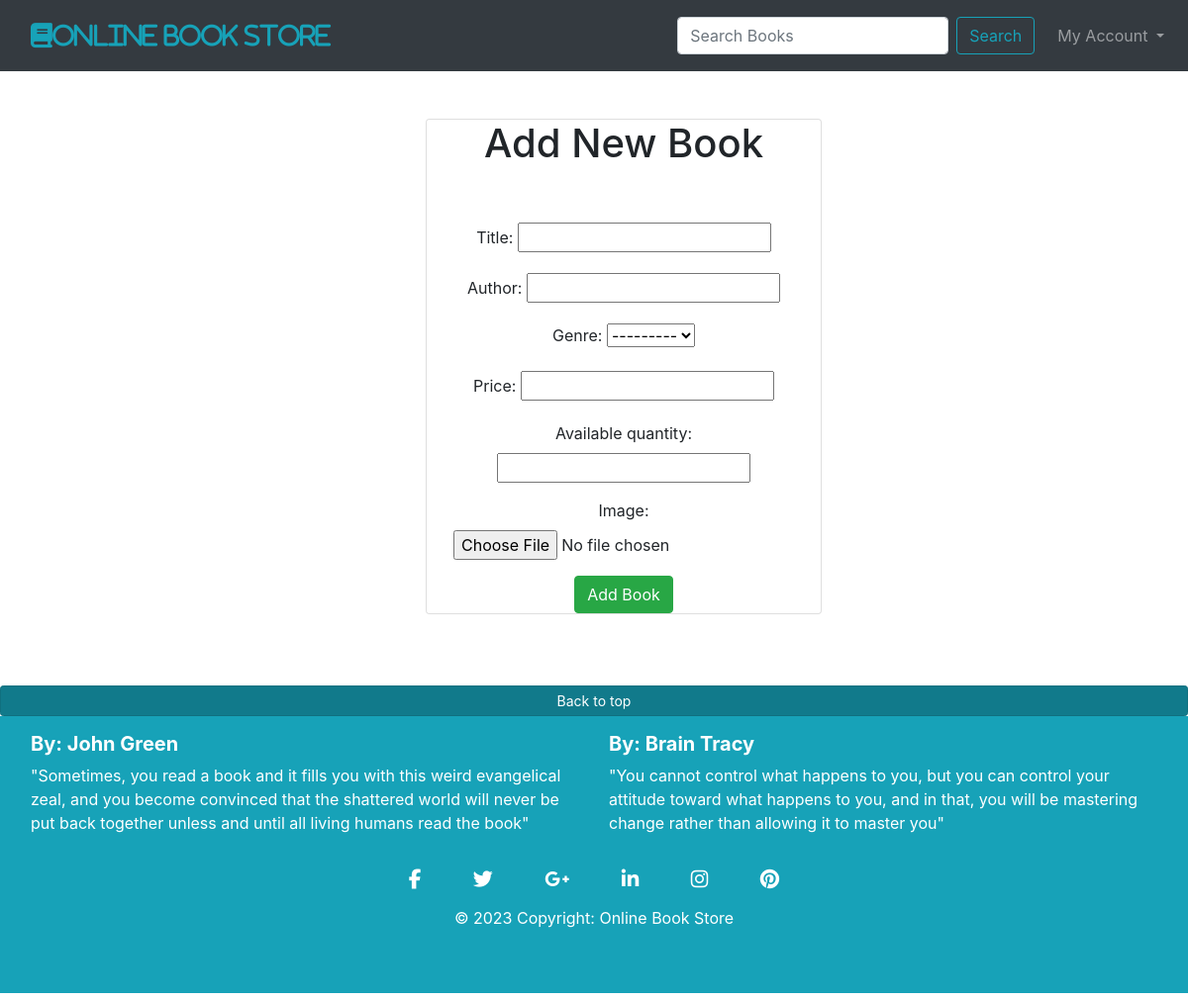
The page /addbook on the database as committed earlier.
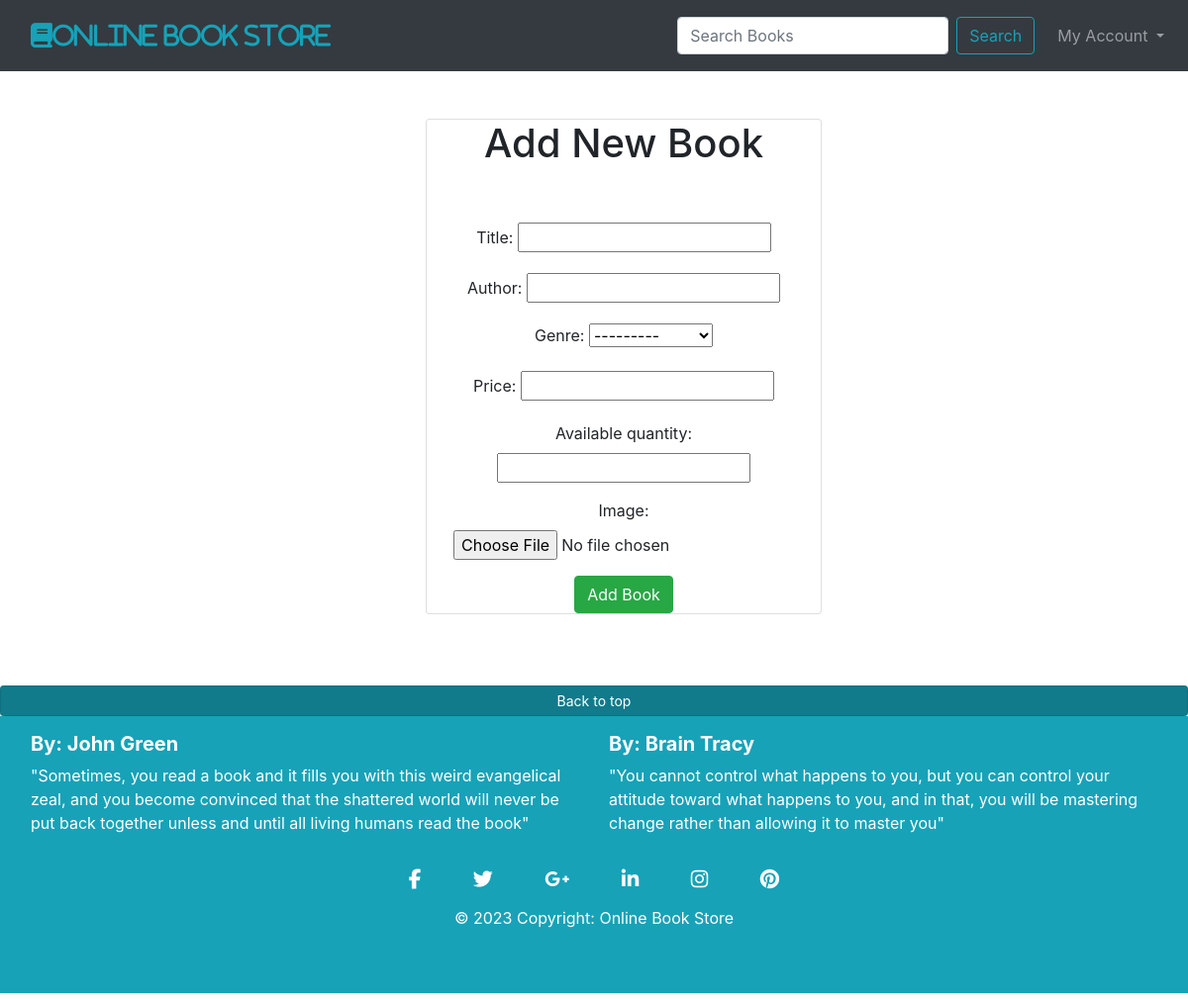
The same page on the database as committed later.
### cart/models.py (models this page shows)
class Genre(models.Model):
    genre = models.CharField(max_length=255)
    slug = models.SlugField(max_length=100, unique=True)
    def __str__(self):
        return self.genre

### cart/views.py (the view)
# urls.py: path('addbook',views.addbook,name='addbook'),
def addbook(request):
    if request.method == 'POST':
        form = AddBookForm(request.POST, request.FILES)
        if form.is_valid():
            form.save()
            return redirect('home')
    else:
        form = AddBookForm()
    return render(request, 'addbook.html', {'form': form})

### cart/forms.py
class AddBookForm(ModelForm):
	class Meta:
		model = Book
		fields = ('title','author','genre','price','available_quantity','image')

### cart/templates/addbook.html (shortened to what this page needs)
{% extends "base.html" %}
{% block content %}
<center>
<br/><br/>
<div class='container'>
    <div class="col-md-4 mb-4">
        <div class="card" style="width: 25rem;">
            <h1>Add New Book</h1>
            <br/><br/>
            <div class="form group">
                <form method="post" action="" enctype="
                multipart/form-data">
                    {{ form.as_p }}
                    <input class="btn btn-success" type="submit" value="Add Book">
                </form>
            </div>
        </div>
    </div>
</div>
</center>
{% endblock %}

Rows that differ between the two databases and show on the page:
added Genre: genre "---------"
Other text that changed with them:
form field genre: "---------" → (not shown)
